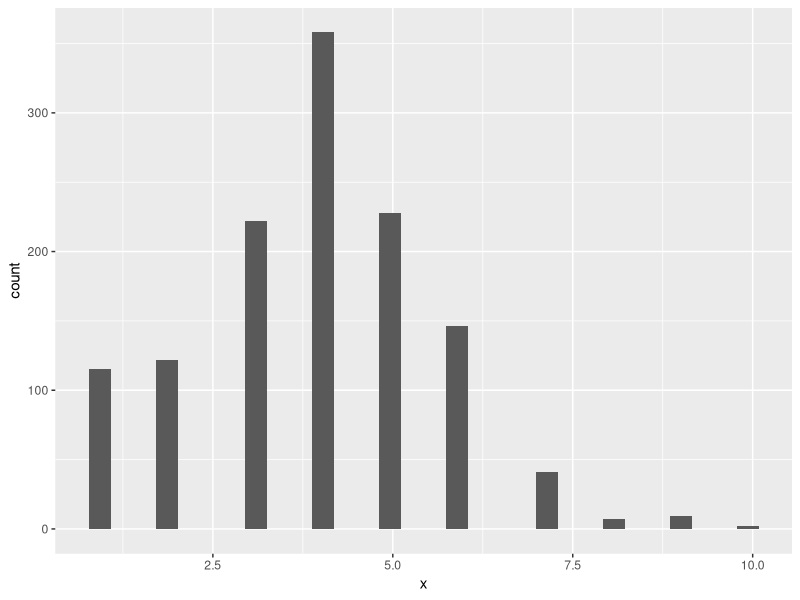
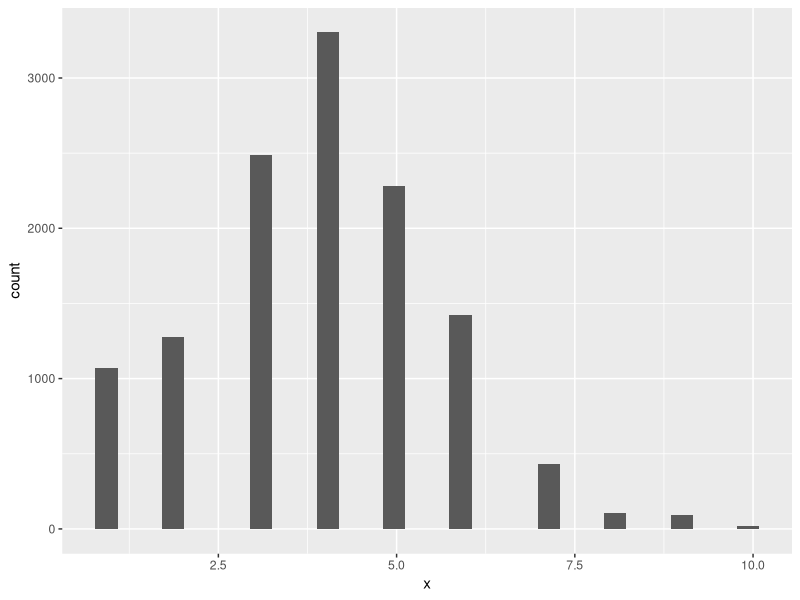
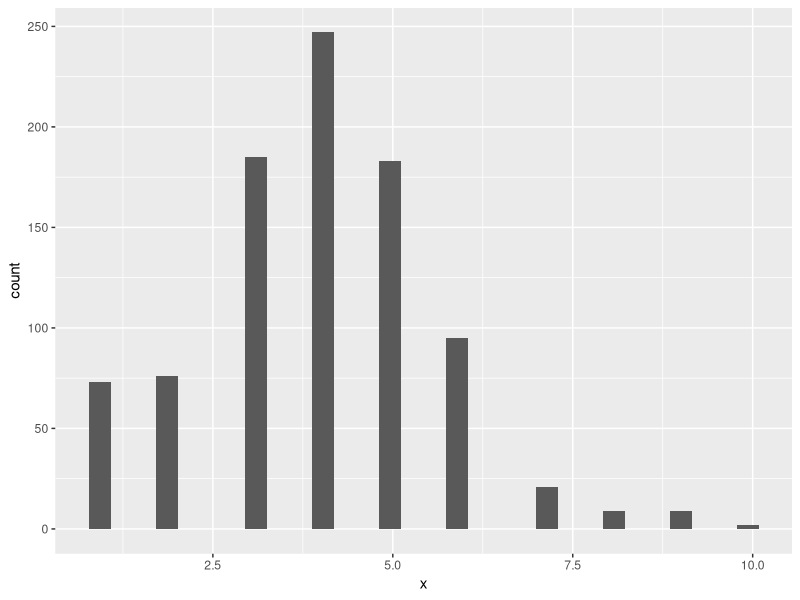

Write R code to recreate these figures, in order.
library("ggplot2")
ipod<-sample(c(rep(1, 250),
                 rep(2,300),
                 rep(3, 600),
                 rep(4, 800),
                 rep(5, 550),
                 rep(6, 350),
                 rep(7, 100),
                 rep(8, 25),
                 rep(9, 20),
                 rep(10, 5)))
# Phat ngau nhien 25 bai 50 lan
x <- NULL
for (i in c(1:50)){
  x <- c(x,sample(ipod,25))
}
x
playList <- data.frame(x)
playList
# ve histogram
p <- ggplot(playList, aes(x=x)) + 
  geom_histogram()
p
# xac suat xuat hien bai 6 phut tro len
a <- table(playList)
(a[6]+a[7]+a[8]+a[9]+a[10])/(50*25)
# 0.1504
# Phat ngau nhien 25 bai 500 lan
x <- NULL
for (i in c(1:500)){
  x <- c(x,sample(ipod,25))
}
x
playList <- data.frame(x)
playList
# ve bieu do histogram
p <- ggplot(playList, aes(x=x)) + 
  geom_histogram()
p
# xac suat xuat hien bai 6 phut tro len
a <- table(playList)
(a[6]+a[7]+a[8]+a[9]+a[10])/(500*25)
# 0.16928
# Phat ngau nhien 30 bai 30 lan
x <- NULL
for (i in c(1:30)){
  x <- c(x,sample(ipod,30))
}
x
playList <- data.frame(x)
playList
# ve bieu do histogram
p <- ggplot(playList, aes(x=x)) + 
  geom_histogram()
p
# xac suat xuat hien bai 6 phut tro len
a <- table(playList)
(a[6]+a[7]+a[8]+a[9]+a[10])/(30*30)
# 0.1744444

